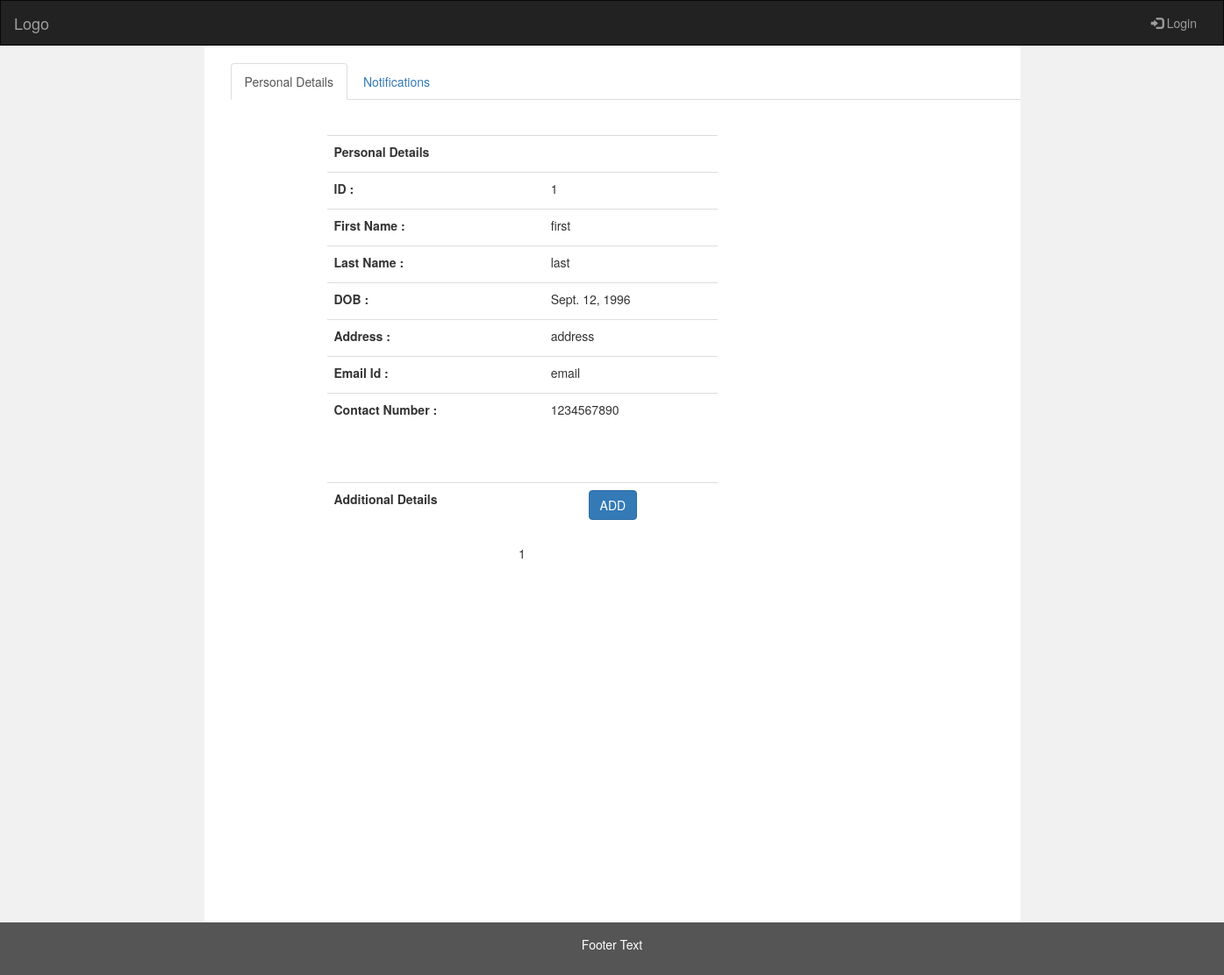
The app's page /success/1/ with its own data.
### student/models.py (models this page shows)
class StudentPersonalInfo(models.Model):
	student_id = models.CharField(max_length=20,unique=True)
	student_firstname = models.CharField(max_length=50)
	student_lastname = models.CharField(max_length=50)
	student_dob = models.DateField()
	student_address = models.CharField(max_length=2000)
	student_email = models.CharField(max_length=50)
	student_phoneno = models.IntegerField()

### student/views.py (the view)
# urls.py: url(r'^success/(?P<sid>\w+)/$',views.success,name='success'),
def success(request,sid):
			try:
				student_details = StudentPersonalInfo.objects.filter(student_id=sid)
				acadamic_details = StudentAcademicInfo.objects.filter(student_id=sid)
				additional_details = StudentAdditionalInfo.objects.filter(student_id=sid)
			except StudentPersonalInfo.DoesNotExist:
				raise Http404("StudentPersonalInfo does not exist")
			return render(request, 'success.html', {'student_details': student_details,'acadamic_details': acadamic_details,'additional_details': additional_details,'id':sid})

### student/templates/success.html (shortened to what this page needs)
<!DOCTYPE html>
<html lang="en">
<head>
  <link rel="stylesheet" href="https://maxcdn.bootstrapcdn.com/bootstrap/3.3.7/css/bootstrap.min.css">
</head>
<body>
<nav class="navbar navbar-inverse">
  <div class="container-fluid">
    <div class="navbar-header">
      <a class="navbar-brand" href="#">Logo</a>
    </div>
    <div class="collapse navbar-collapse" id="myNavbar">
      <ul class="nav navbar-nav navbar-right">
        <li><a href="#"><span class="glyphicon glyphicon-log-in"></span> Login</a></li>
      </ul>
    </div>
  </div>
</nav>
<div class="container-fluid text-center">
  <div class="row content">
    <div class="col-sm-2 sidenav">
    </div>
    <div class="col-sm-8 text-left">
			<div class="container">
				<ul class="nav nav-tabs">
				<li class="active"><a data-toggle="tab" href="#home">Personal Details</a></li>
				<li><a data-toggle="tab" href="#menu1">Notifications</a></li>
				</ul>
				<br>
				<div id="home" class="tab-pane fade in active" align="center">
				<div class="col-sm-1"></div>
				<div class="col-sm-5">
					<form>
					<br>
					{% for student in student_details %}
					<table class = "table">
					<tr>
					<td><label>Personal Details</label></td><td></td>
					</tr>
					<tr>
					<td><label>ID : </label></td><td>{{student.student_id}}</td>
					</tr>
					<tr>
					<td><label>First Name :</label></td><td>{{student.student_firstname}}</td>
					</tr>
					<tr>
					<td><label>Last Name :</label></td><td>{{student.student_lastname}}</td>
					</tr>
					<tr>
					<td><label>DOB :</label></td><td>{{student.student_dob}}</td>
					</tr>
					<tr>
					<td><label>Address :</label></td><td>{{student.student_address}}</td>
					</tr>
					<tr>
					<td><label>Email Id :</label></td><td>{{student.student_email}}</td>
					</tr>
					<tr>
					<td><label>Contact Number :</label></td><td>{{student.student_phoneno}}</td>
					</tr>
					</table>
					{% endfor %}
					</form>
					<form>
					<br>
					</form>
					<form>
					<br>
					<table class = "table">
					<tr>
					<td><label>Additional Details</label></td><td><a href="/additionaldetails/{{id}}/" class="btn btn-primary">ADD</a></td>
					</tr>
					</table>
					{{id}}
					</form>
				</div>
				</div>
			</div>
    </div>
    <div class="col-sm-2 sidenav">
    </div>
  </div>
</div>
<footer class="container-fluid text-center">
  <p>Footer Text</p>
</footer>
</body>
</html>

### student/templates/success.html (style rules this page uses)
.navbar { margin-bottom: 0; border-radius: 0; }
.row.content { height: 1000px }
.sidenav { padding-top: 20px; background-color: #f1f1f1; height: 100%; }
footer { background-color: #555; color: white; padding: 15px; }

### records on screen
StudentPersonalInfo: student_id "1", student_firstname "first", student_lastname "last", student_dob "Sept. 12, 1996", student_address "address", student_email "email", student_phoneno "1234567890"

### other values on screen
{{ id }} "1"
